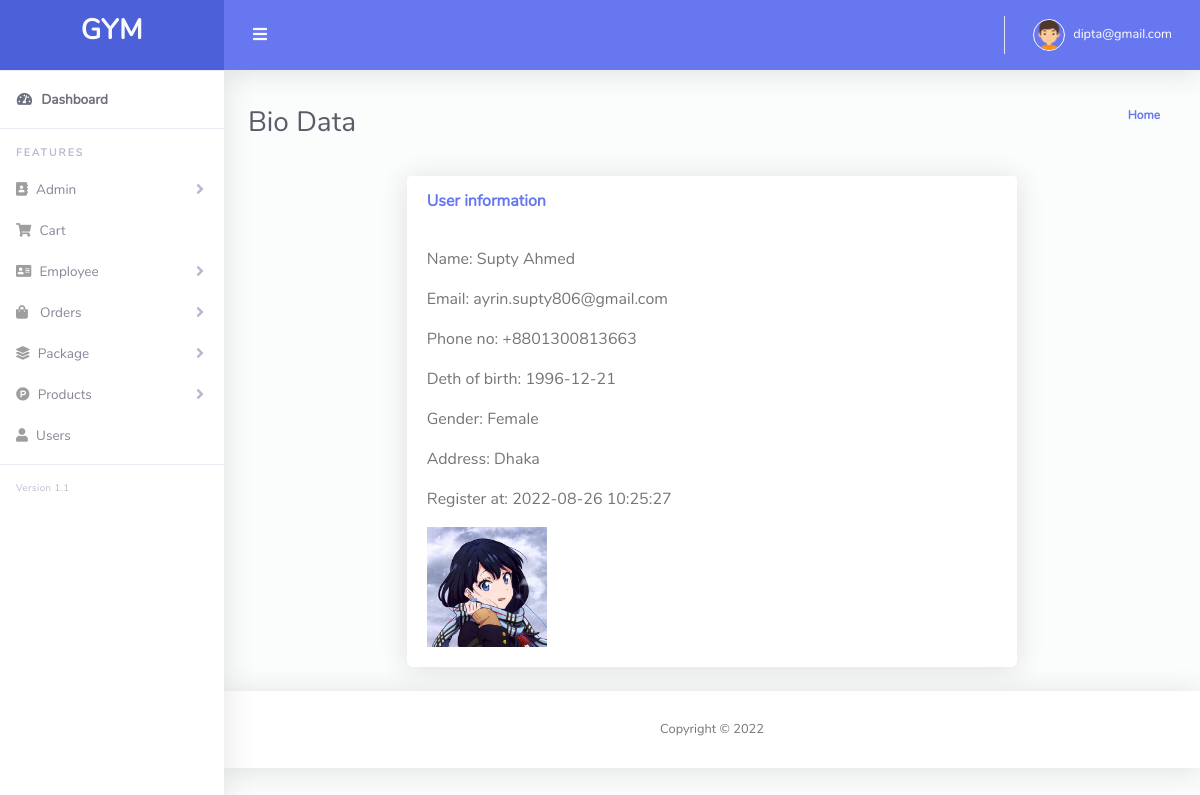
The app's page /admin/singleuser.php?id=36 (signed in) with its own data.
### tables this page shows
CREATE TABLE `user_table` (
  `user_id` int(20) NOT NULL,
  `first_name` varchar(255) NOT NULL,
  `last_name` varchar(255) NOT NULL,
  `email` varchar(255) NOT NULL,
  `password` varchar(255) NOT NULL,
  `dob` varchar(255) NOT NULL,
  `gender` varchar(255) NOT NULL,
  `mobile` varchar(255) NOT NULL,
  `address` varchar(255) NOT NULL,
  `image` varchar(155) DEFAULT NULL,
  `flag` tinyint(10) NOT NULL DEFAULT 0,
  `otp` int(11) NOT NULL,
  `reg_at` timestamp NOT NULL DEFAULT current_timestamp()
);

### Classes/DB.php (called while the page is built, shortened)
<?php
class DB
{
    public function connect(){
        $this->conn = new mysqli("localhost","root","","gym");
        if ($this->conn->connect_error) {
          die("Connection failed: " . $this->conn->connect_error);
        }
        else{
            return $msg =  "connected";
        }
    }
}

### Classes/LoginClass.php (called while the page is built, shortened)
<?php
include_once 'db.php';
class LoginClass extends DB
{
    public function userListSingle($id)
    {
        $qry = "SELECT * FROM user_table  where user_id=$id";
        $result = $this->conn->query($qry);
        return $value = mysqli_fetch_array($result);
    }
}

### admin/singleuser.php (the view)
<?php include 'layouts/header.php';
?>
<div class="container-fluid" id="container-wrapper">
  <div class="d-sm-flex align-items-center justify-content-between mb-4">
    <h1 class="h3 mb-0 text-gray-800">Bio Data</h1>
    <ol class="breadcrumb">
      <li class="breadcrumb-item"><a href="index.php">Home</a></li>
    </ol>
  </div>
  <div class="row">
    <div class="col-lg-2"></div>
    <div class="col-lg-8">
      <div class="card mb-4">
        <div class="card-header py-3 d-flex flex-row align-items-center justify-content-between">
          <h6 class="m-0 font-weight-bold text-primary">User information</h6>
        </div>
        <?php
        $id = $_GET['id'];
        $data = $create->userListSingle($id) ?>
        <div class="card-body">
          <p>Name: <?php echo $data['first_name'] . " " . $data['last_name']; ?> </p>
          <p>Email: <?php echo $data['email']; ?> </p>
          <p>Phone no: <?php echo $data['mobile']; ?> </p>
          <p>Deth of birth: <?php echo $data['dob']; ?> </p>
          <p>Gender: <?php echo $data['gender']; ?> </p>
          <p>Address: <?php echo $data['address']; ?> </p>
          <p>Register at: <?php echo $data['reg_at']; ?> </p>
          <img style="height: 120px; width: 120px;" src="<?php echo $data['image']; ?> ">
        </div>
      </div>
    </div>
  </div>
</div>
<?php include 'layouts/footer.php'; ?>

### records on screen
user_table: first_name "Supty", last_name "Ahmed", email "ayrin.supty806@gmail.com", mobile "+8801300813663", dob "1996-12-21", gender "Female", address "Dhaka", reg_at "2022-08-26 10:25:27", image (picture)

### other values on screen
$_SESSION['admin_email'] "dipta@gmail.com"
